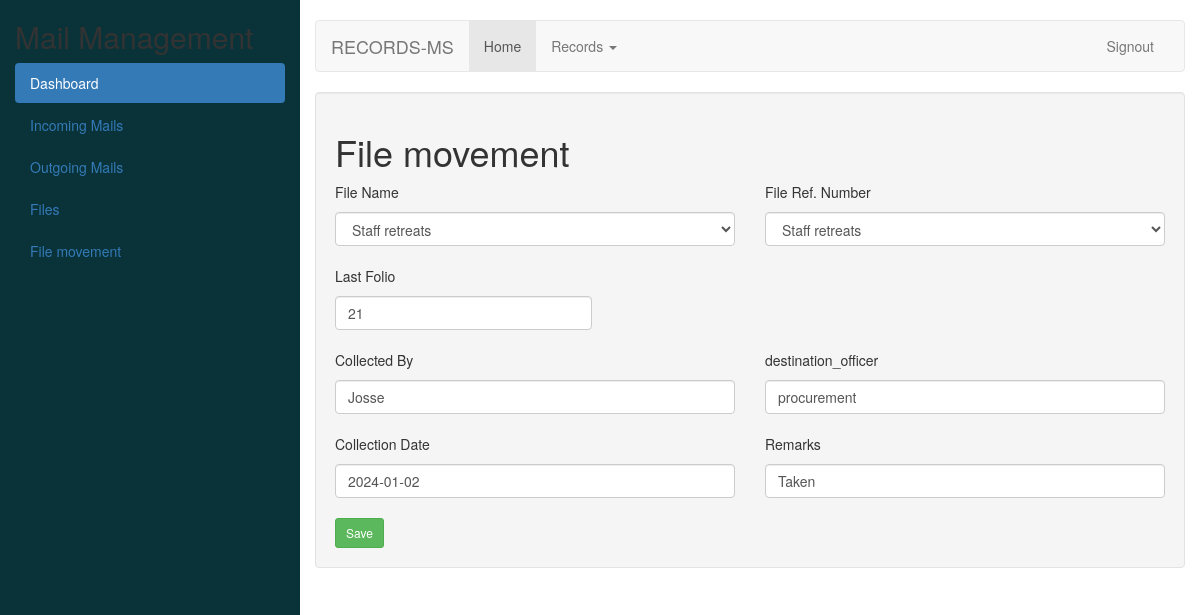
Screenshot of /filemovement/1 with the database file from the repository.
### recApp/models.py (models this page shows)
class FileMovement(models.Model):
    file_name   = models.ForeignKey(BaseAttachments, on_delete = models.CASCADE, related_name='file name +', to_field ='name')
    file_number = models.ForeignKey(BaseAttachments, on_delete = models.CASCADE, related_name='file Ref. Number +', to_field ='ref_number')
    last_folio  = models.CharField(max_length=156)
    collected_by= models.CharField(max_length=156)
    destination_office = models.CharField(max_length=156)
    date_of_collection = models.DateField(_("date of collection"))
    remarks = models.CharField(max_length = 156)

### recApp/views.py (the view, shortened to what this page needs)
# urls.py: path('filemovement/', views.file_movement, name="file_mvnt"),
def file_movement(request, id=0):
    if request.method == 'GET':
        if id == 0:
            file_movement_rec = FileMovementForm()
        else:
            files_details = FileMovement.objects.get(pk=id)
            file_movement_rec = FileMovementForm(instance = files_details)
        context = {
            'fileMovement': file_movement_rec
        }
        return render(request, 'records/fileMovement.html', context)

### recApp/form.py
class FileMovementForm(forms.ModelForm):
    class Meta:
        model = FileMovement
        fields = ('file_name', 'file_number', 'last_folio', 'collected_by', 'destination_office', 'date_of_collection', 'remarks')
    def __init__(self, *args, **kwargs):
        super(FileMovementForm, self).__init__(*args, **kwargs)
        for field_name, field in self.fields.items():
            field.widget.attrs.update({'class': 'form-control'})

### recApp/models.py (called while the page is built)
    def __str__(self):
        return self.name

### recApp/templates/records/fileMovement.html (shortened to what this page needs)
{% extends 'records/base.html' %}
{% block content %}
<h1>File movement</h1>
<form action="" method="post" autocomplete="off">
    <div class="row">
        <div class="col-md-6">
            <p>File Name</p>{{fileMovement.file_name}}
        </div>
        <div class="col-md-6">
            <p>File Ref. Number</p>{{fileMovement.file_number}}
        </div>
    </div>
    <br>
    <div class="row">
        <div class="col-md-4">
            <p>Last Folio</p> {{fileMovement.last_folio}}
        </div>
    </div>
    <br>
    <div class="row">
        <div class="col-md-6">
            <p>Collected By</p>{{fileMovement.collected_by}}
        </div>
        <div class="col-md-6">
            <p>destination_officer</p>{{fileMovement.destination_office}}
        </div>
    </div>
    <br>
    <div class="row">
        <div class="col-md-6">
            <p>Collection Date</p>{{fileMovement.date_of_collection}}
        </div>
        <div class="col-md-6">
            <p>Remarks</p>{{fileMovement.remarks}}
        </div>
    </div>
    <br>
    <div class="row">
        <div class="col-md-8">
            <button class="btn btn-success btn-sm " type="submit">
                 Save
            </button>
        </div>
    </div>
</form>
{% endblock content %}

### rows the page displays
FileMovement: file_name "Staff retreats", file_number "Staff retreats", last_folio "21", collected_by "Josse", destination_office "procurement", date_of_collection "2024-01-02", remarks "Taken"
